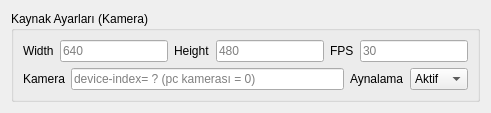
                       <widget class="QWidget" name="page_14">
                        <layout class="QVBoxLayout" name="verticalLayout_11">
                         <item>
                          <widget class="QGroupBox" name="groupBox_14">
                           <property name="title">
                            <string>Kaynak Ayarları (Kamera)</string>
                           </property>
                           <layout class="QVBoxLayout" name="verticalLayout_12">
                            <item>
                             <layout class="QHBoxLayout" name="horizontalLayout_21">
                              <item>
                               <widget class="QLabel" name="label_39">
                                <property name="text">
                                 <string>Width</string>
                                </property>
                               </widget>
                              </item>
                              <item>
                               <widget class="QLineEdit" name="lineEdit_31">
                                <property name="placeholderText">
                                 <string>640</string>
                                </property>
                               </widget>
                              </item>
                              <item>
                               <widget class="QLabel" name="label_40">
                                <property name="text">
                                 <string>Height</string>
                                </property>
                               </widget>
                              </item>
                              <item>
                               <widget class="QLineEdit" name="lineEdit_32">
                                <property name="placeholderText">
                                 <string>480</string>
                                </property>
                               </widget>
                              </item>
                              <item>
                               <widget class="QLabel" name="label_41">
                                <property name="text">
                                 <string>FPS</string>
                                </property>
                               </widget>
                              </item>
                              <item>
                               <widget class="QLineEdit" name="lineEdit_33">
                                <property name="placeholderText">
                                 <string>30</string>
                                </property>
                               </widget>
                              </item>
                             </layout>
                            </item>
                            <item>
                             <layout class="QHBoxLayout" name="horizontalLayout_22">
                              <item>
                               <widget class="QLabel" name="label_42">
                                <property name="text">
                                 <string>Kamera</string>
                                </property>
                               </widget>
                              </item>
                              <item>
                               <widget class="QLineEdit" name="lineEdit_34">
                                <property name="placeholderText">
                                 <string>device-index= ? (pc kamerası = 0)</string>
                                </property>
                               </widget>
                              </item>
                              <item>
                               <widget class="QLabel" name="label_43">
                                <property name="text">
                                 <string>Aynalama</string>
                                </property>
                               </widget>
                              </item>
                              <item>
                               <widget class="QComboBox" name="comboBox_7">
                                <item>
                                 <property name="text">
                                  <string>Aktif</string>
                                 </property>
                                </item>
                                <item>
                                 <property name="text">
                                  <string>Pasif</string>
                                 </property>
                                </item>
                               </widget>
                              </item>
                             </layout>
                            </item>
                           </layout>
                          </widget>
                         </item>
                        </layout>
                       </widget>
